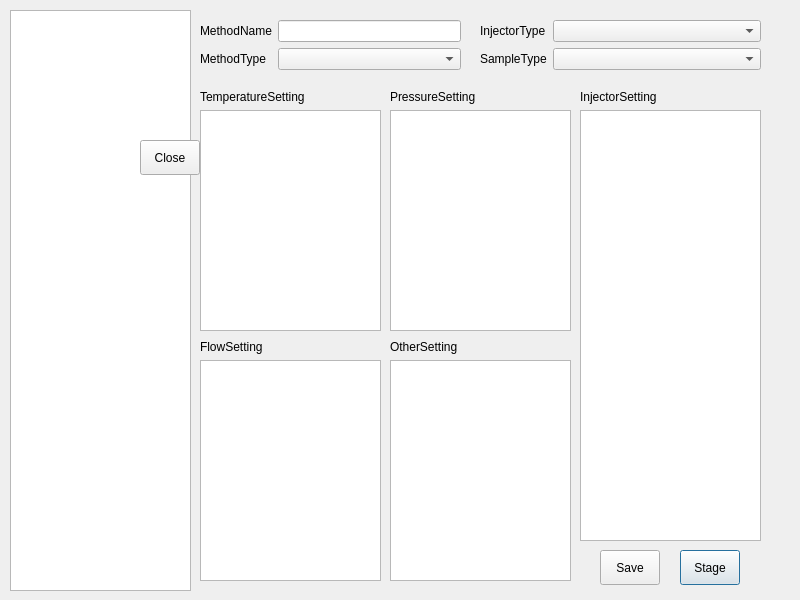
<?xml version="1.0" encoding="UTF-8"?>
<ui version="4.0">
 <class>MethodDialog</class>
 <widget class="QDialog" name="MethodDialog">
  <property name="geometry">
   <rect>
    <x>0</x>
    <y>0</y>
    <width>800</width>
    <height>600</height>
   </rect>
  </property>
  <property name="windowTitle">
   <string>MethodDialog</string>
  </property>
  <widget class="QListWidget" name="listWidget_Method">
   <property name="geometry">
    <rect>
     <x>10</x>
     <y>10</y>
     <width>181</width>
     <height>581</height>
    </rect>
   </property>
  </widget>
  <widget class="QWidget" name="formLayoutWidget">
   <property name="geometry">
    <rect>
     <x>200</x>
     <y>20</y>
     <width>261</width>
     <height>61</height>
    </rect>
   </property>
   <layout class="QFormLayout" name="formLayout_1">
    <property name="horizontalSpacing">
     <number>6</number>
    </property>
    <property name="verticalSpacing">
     <number>6</number>
    </property>
    <item row="0" column="0">
     <widget class="QLabel" name="label_MethodName">
      <property name="text">
       <string>MethodName</string>
      </property>
     </widget>
    </item>
    <item row="0" column="1">
     <widget class="QLineEdit" name="lineEdit_MethodName"/>
    </item>
    <item row="1" column="0">
     <widget class="QLabel" name="label_MethodType">
      <property name="text">
       <string>MethodType</string>
      </property>
     </widget>
    </item>
    <item row="1" column="1">
     <widget class="QComboBox" name="comboBox"/>
    </item>
   </layout>
  </widget>
  <widget class="QWidget" name="formLayoutWidget_2">
   <property name="geometry">
    <rect>
     <x>480</x>
     <y>20</y>
     <width>281</width>
     <height>61</height>
    </rect>
   </property>
   <layout class="QFormLayout" name="formLayout_2">
    <property name="horizontalSpacing">
     <number>6</number>
    </property>
    <property name="verticalSpacing">
     <number>6</number>
    </property>
    <item row="0" column="0">
     <widget class="QLabel" name="label_InjectorType">
      <property name="text">
       <string>InjectorType</string>
      </property>
     </widget>
    </item>
    <item row="1" column="0">
     <widget class="QLabel" name="label_SampleType">
      <property name="text">
       <string>SampleType</string>
      </property>
     </widget>
    </item>
    <item row="1" column="1">
     <widget class="QComboBox" name="comboBox_SampleType"/>
    </item>
    <item row="0" column="1">
     <widget class="QComboBox" name="comboBox_InjectorType"/>
    </item>
   </layout>
  </widget>
  <widget class="QWidget" name="formLayoutWidget_4">
   <property name="geometry">
    <rect>
     <x>200</x>
     <y>90</y>
     <width>181</width>
     <height>241</height>
    </rect>
   </property>
   <layout class="QFormLayout" name="formLayout_Temperature">
    <property name="horizontalSpacing">
     <number>6</number>
    </property>
    <property name="verticalSpacing">
     <number>6</number>
    </property>
    <item row="1" column="0" colspan="2">
     <widget class="QTableWidget" name="tableWidget_Temperature"/>
    </item>
    <item row="0" column="0">
     <widget class="QLabel" name="label_Temperature">
      <property name="text">
       <string>TemperatureSetting</string>
      </property>
     </widget>
    </item>
   </layout>
  </widget>
  <widget class="QWidget" name="formLayoutWidget_5">
   <property name="geometry">
    <rect>
     <x>390</x>
     <y>90</y>
     <width>181</width>
     <height>241</height>
    </rect>
   </property>
   <layout class="QFormLayout" name="formLayout_Pressure">
    <property name="horizontalSpacing">
     <number>6</number>
    </property>
    <property name="verticalSpacing">
     <number>6</number>
    </property>
    <item row="0" column="0">
     <widget class="QLabel" name="label_Pressure">
      <property name="text">
       <string>PressureSetting</string>
      </property>
     </widget>
    </item>
    <item row="1" column="0" colspan="2">
     <widget class="QTableWidget" name="tableWidget_Pressure"/>
    </item>
   </layout>
  </widget>
  <widget class="QWidget" name="formLayoutWidget_6">
   <property name="geometry">
    <rect>
     <x>200</x>
     <y>340</y>
     <width>181</width>
     <height>241</height>
    </rect>
   </property>
   <layout class="QFormLayout" name="formLayout_Flow">
    <property name="horizontalSpacing">
     <number>6</number>
    </property>
    <property name="verticalSpacing">
     <number>6</number>
    </property>
    <item row="0" column="0">
     <widget class="QLabel" name="label_Flow">
      <property name="text">
       <string>FlowSetting</string>
      </property>
     </widget>
    </item>
    <item row="1" column="0" colspan="2">
     <widget class="QTableWidget" name="tableWidget_Flow"/>
    </item>
   </layout>
  </widget>
  <widget class="QWidget" name="formLayoutWidget_7">
   <property name="geometry">
    <rect>
     <x>390</x>
     <y>340</y>
     <width>181</width>
     <height>241</height>
    </rect>
   </property>
   <layout class="QFormLayout" name="formLayout_Other">
    <property name="horizontalSpacing">
     <number>6</number>
    </property>
    <property name="verticalSpacing">
     <number>6</number>
    </property>
    <item row="0" column="0">
     <widget class="QLabel" name="label_Other">
      <property name="text">
       <string>OtherSetting</string>
      </property>
     </widget>
    </item>
    <item row="1" column="0" colspan="2">
     <widget class="QTableWidget" name="tableWidget_Other"/>
    </item>
   </layout>
  </widget>
  <widget class="QWidget" name="formLayoutWidget_8">
   <property name="geometry">
    <rect>
     <x>580</x>
     <y>90</y>
     <width>181</width>
     <height>451</height>
    </rect>
   </property>
   <layout class="QFormLayout" name="formLayout_Injector">
    <property name="horizontalSpacing">
     <number>6</number>
    </property>
    <property name="verticalSpacing">
     <number>6</number>
    </property>
    <item row="0" column="0">
     <widget class="QLabel" name="label_Injector">
      <property name="text">
       <string>InjectorSetting</string>
      </property>
     </widget>
    </item>
    <item row="1" column="0" colspan="2">
     <widget class="QTableWidget" name="tableWidget_Injector"/>
    </item>
   </layout>
  </widget>
  <widget class="QPushButton" name="pushButton_Stage">
   <property name="geometry">
    <rect>
     <x>680</x>
     <y>550</y>
     <width>60</width>
     <height>35</height>
    </rect>
   </property>
   <property name="text">
    <string>Stage</string>
   </property>
  </widget>
  <widget class="QPushButton" name="pushButton_Save">
   <property name="geometry">
    <rect>
     <x>600</x>
     <y>550</y>
     <width>60</width>
     <height>35</height>
    </rect>
   </property>
   <property name="styleSheet">
    <string notr="true"/>
   </property>
   <property name="text">
    <string>Save</string>
   </property>
  </widget>
  <widget class="QPushButton" name="pushButton_Close">
   <property name="geometry">
    <rect>
     <x>140</x>
     <y>140</y>
     <width>60</width>
     <height>35</height>
    </rect>
   </property>
   <property name="text">
    <string>Close</string>
   </property>
  </widget>
 </widget>
 <resources/>
 <connections/>
</ui>
